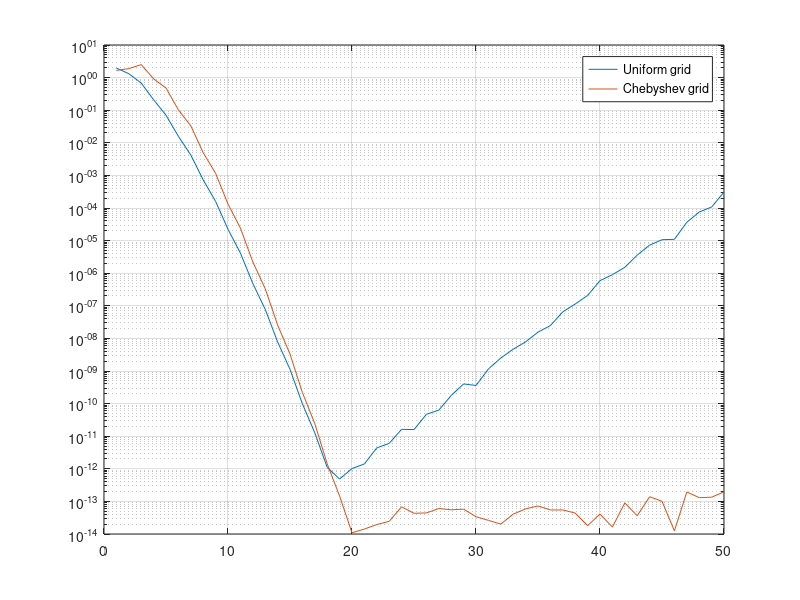

The MATLAB script that drew this image:
clear
clc

max_uniform_eps = load('MaxEpsUnif.txt');
max_cheb_eps = load('MaxEpsCheb.txt');

n = length(max_uniform_eps);
x = 1 : n;

semilogy(x, max_uniform_eps);
grid on
hold on
semilogy(x, max_cheb_eps);
legend('Uniform grid','Chebyshev grid');